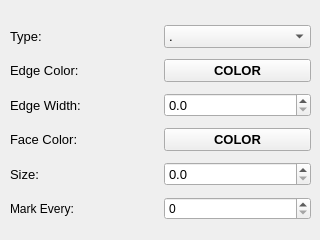
    <widget class="QWidget" name="tab_3">
     <attribute name="title">
      <string>Marker</string>
     </attribute>
     <widget class="QWidget" name="gridLayoutWidget_10">
      <property name="geometry">
       <rect>
        <x>10</x>
        <y>20</y>
        <width>301</width>
        <height>211</height>
       </rect>
      </property>
      <layout class="QGridLayout" name="gridLayout_10">
       <item row="2" column="0">
        <widget class="QLabel" name="label_8">
         <property name="font">
          <font>
           <family>Arial</family>
           <pointsize>10</pointsize>
          </font>
         </property>
         <property name="text">
          <string>Edge Width:</string>
         </property>
        </widget>
       </item>
       <item row="4" column="0">
        <widget class="QLabel" name="label_14">
         <property name="font">
          <font>
           <family>Arial</family>
           <pointsize>10</pointsize>
          </font>
         </property>
         <property name="text">
          <string>Size:</string>
         </property>
        </widget>
       </item>
       <item row="3" column="0">
        <widget class="QLabel" name="label_12">
         <property name="font">
          <font>
           <family>Arial</family>
           <pointsize>10</pointsize>
          </font>
         </property>
         <property name="text">
          <string>Face Color:</string>
         </property>
        </widget>
       </item>
       <item row="1" column="0">
        <widget class="QLabel" name="label_7">
         <property name="font">
          <font>
           <family>Arial</family>
           <pointsize>10</pointsize>
          </font>
         </property>
         <property name="text">
          <string>Edge Color:</string>
         </property>
        </widget>
       </item>
       <item row="2" column="1">
        <widget class="QDoubleSpinBox" name="sbMEW">
         <property name="font">
          <font>
           <family>Arial</family>
           <pointsize>10</pointsize>
          </font>
         </property>
         <property name="locale">
          <locale language="English" country="UnitedStates"/>
         </property>
         <property name="decimals">
          <number>1</number>
         </property>
         <property name="singleStep">
          <double>0.100000000000000</double>
         </property>
        </widget>
       </item>
       <item row="0" column="1">
        <widget class="QComboBox" name="cbMT">
         <property name="font">
          <font>
           <family>Arial</family>
           <pointsize>10</pointsize>
          </font>
         </property>
         <item>
          <property name="text">
           <string>.</string>
          </property>
         </item>
         <item>
          <property name="text">
           <string>,</string>
          </property>
         </item>
         <item>
          <property name="text">
           <string>o</string>
          </property>
         </item>
         <item>
          <property name="text">
           <string>v</string>
          </property>
         </item>
         <item>
          <property name="text">
           <string>^</string>
          </property>
         </item>
         <item>
          <property name="text">
           <string>&lt;</string>
          </property>
         </item>
         <item>
          <property name="text">
           <string>&gt;</string>
          </property>
         </item>
         <item>
          <property name="text">
           <string>1</string>
          </property>
         </item>
         <item>
          <property name="text">
           <string>2</string>
          </property>
         </item>
         <item>
          <property name="text">
           <string>3</string>
          </property>
         </item>
         <item>
          <property name="text">
           <string>4</string>
          </property>
         </item>
         <item>
          <property name="text">
           <string>8</string>
          </property>
         </item>
         <item>
          <property name="text">
           <string>s</string>
          </property>
         </item>
         <item>
          <property name="text">
           <string>p</string>
          </property>
         </item>
         <item>
          <property name="text">
           <string>P</string>
          </property>
         </item>
         <item>
          <property name="text">
           <string>*</string>
          </property>
         </item>
         <item>
          <property name="text">
           <string>h</string>
          </property>
         </item>
         <item>
          <property name="text">
           <string>H</string>
          </property>
         </item>
         <item>
          <property name="text">
           <string>+</string>
          </property>
         </item>
         <item>
          <property name="text">
           <string>x</string>
          </property>
         </item>
         <item>
          <property name="text">
           <string>X</string>
          </property>
         </item>
         <item>
          <property name="text">
           <string>d</string>
          </property>
         </item>
         <item>
          <property name="text">
           <string>D</string>
          </property>
         </item>
         <item>
          <property name="text">
           <string>|</string>
          </property>
         </item>
         <item>
          <property name="text">
           <string>_</string>
          </property>
         </item>
         <item>
          <property name="text">
           <string>None</string>
          </property>
         </item>
        </widget>
       </item>
       <item row="4" column="1">
        <widget class="QDoubleSpinBox" name="sbMS">
         <property name="font">
          <font>
           <family>Arial</family>
           <pointsize>10</pointsize>
          </font>
         </property>
         <property name="locale">
          <locale language="English" country="UnitedStates"/>
         </property>
         <property name="decimals">
          <number>1</number>
         </property>
         <property name="maximum">
          <double>1000.000000000000000</double>
         </property>
         <property name="singleStep">
          <double>0.100000000000000</double>
         </property>
        </widget>
       </item>
       <item row="0" column="0">
        <widget class="QLabel" name="label_6">
         <property name="font">
          <font>
           <family>Arial</family>
           <pointsize>10</pointsize>
          </font>
         </property>
         <property name="text">
          <string>Type:</string>
         </property>
        </widget>
       </item>
       <item row="1" column="1">
        <widget class="QPushButton" name="btnMEC">
         <property name="font">
          <font>
           <family>Arial</family>
           <pointsize>10</pointsize>
           <weight>75</weight>
           <bold>true</bold>
          </font>
         </property>
         <property name="text">
          <string>COLOR</string>
         </property>
        </widget>
       </item>
       <item row="3" column="1">
        <widget class="QPushButton" name="btnMFC">
         <property name="font">
          <font>
           <family>Arial</family>
           <pointsize>10</pointsize>
           <weight>75</weight>
           <bold>true</bold>
          </font>
         </property>
         <property name="text">
          <string>COLOR</string>
         </property>
        </widget>
       </item>
       <item row="5" column="0">
        <widget class="QLabel" name="label_46">
         <property name="text">
          <string>Mark Every:</string>
         </property>
        </widget>
       </item>
       <item row="5" column="1">
        <widget class="QSpinBox" name="sbMEvery">
         <property name="maximum">
          <number>99999</number>
         </property>
        </widget>
       </item>
      </layout>
     </widget>
    </widget>
